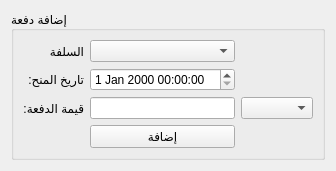
         <widget class="QWidget" name="page_18">
          <property name="geometry">
           <rect>
            <x>-248</x>
            <y>0</y>
            <width>331</width>
            <height>158</height>
           </rect>
          </property>
          <attribute name="label">
           <string>إضافة دفعة</string>
          </attribute>
          <layout class="QGridLayout" name="gridLayout_61">
           <item row="0" column="0">
            <widget class="QGroupBox" name="groupBox_15">
             <property name="title">
              <string>إضافة دفعة</string>
             </property>
             <layout class="QGridLayout" name="gridLayout_60">
              <item row="0" column="1">
               <widget class="QLabel" name="label_31">
                <property name="text">
                 <string>السلفة</string>
                </property>
               </widget>
              </item>
              <item row="0" column="2">
               <widget class="QComboBox" name="loans_combobox"/>
              </item>
              <item row="1" column="1">
               <widget class="QLabel" name="label_29">
                <property name="text">
                 <string>تاريخ المنح:</string>
                </property>
               </widget>
              </item>
              <item row="1" column="2">
               <widget class="QDateTimeEdit" name="load_direct_pay_date_input"/>
              </item>
              <item row="2" column="0">
               <spacer name="horizontalSpacer_14">
                <property name="orientation">
                 <enum>Qt::Horizontal</enum>
                </property>
                <property name="sizeHint" stdset="0">
                 <size>
                  <width>40</width>
                  <height>20</height>
                 </size>
                </property>
               </spacer>
              </item>
              <item row="2" column="1">
               <widget class="QLabel" name="label_33">
                <property name="text">
                 <string>قيمة الدفعة:</string>
                </property>
               </widget>
              </item>
              <item row="2" column="2">
               <widget class="QLineEdit" name="loan_direct_pay_value_input"/>
              </item>
              <item row="2" column="3">
               <widget class="QComboBox" name="loan_direct_pay_currency_combobox"/>
              </item>
              <item row="2" column="4">
               <spacer name="horizontalSpacer_34">
                <property name="orientation">
                 <enum>Qt::Horizontal</enum>
                </property>
                <property name="sizeHint" stdset="0">
                 <size>
                  <width>40</width>
                  <height>20</height>
                 </size>
                </property>
               </spacer>
              </item>
              <item row="3" column="2">
               <widget class="QPushButton" name="add_loan_payemnt_btn">
                <property name="enabled">
                 <bool>true</bool>
                </property>
                <property name="text">
                 <string>إضافة</string>
                </property>
               </widget>
              </item>
              <item row="4" column="2">
               <spacer name="verticalSpacer_5">
                <property name="orientation">
                 <enum>Qt::Vertical</enum>
                </property>
                <property name="sizeHint" stdset="0">
                 <size>
                  <width>20</width>
                  <height>40</height>
                 </size>
                </property>
               </spacer>
              </item>
             </layout>
            </widget>
           </item>
          </layout>
         </widget>
